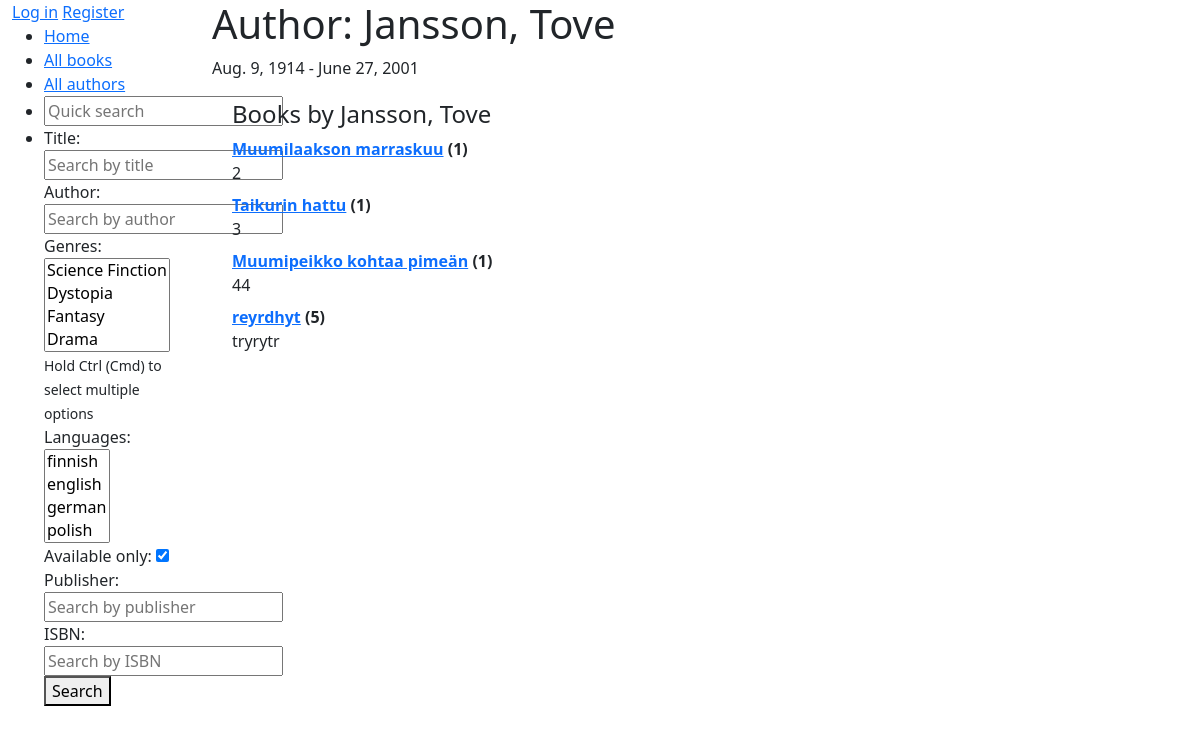
Page /author/1 on the committed database.
### catalog/models.py (models this page shows, shortened)
class Author(models.Model):
    first_name = models.CharField(max_length=50)
    last_name = models.CharField(max_length=50)
    date_of_birth = models.DateField(blank=True, null=True)
    date_of_death = models.DateField(blank=True, null=True)
    def __str__(self):
        return f"{self.last_name}, {self.first_name}"
    class Meta:
        ordering = ["last_name", "first_name"]

class Book(models.Model):
    title = models.CharField(max_length=200)
    author = models.ForeignKey("Author", on_delete=models.RESTRICT, null=True)  # todo: handle > 1 authors
    summary = models.TextField(max_length=1000, help_text="Enter a brief description of the book.")
    isbn = models.CharField("ISBN",
                            max_length=13,
                            unique=True,
                            validators=[
                                RegexValidator(
                                    regex=r"^\d{10}(\d{3})?$",  # Matches ISBN-10 or ISBN-13
                                )
                            ])
    genre = models.ManyToManyField("Genre")  # fix: can select only 1
    language = models.ForeignKey("Language", on_delete=models.SET_NULL, null=True)  # todo: support multiple langs
    def __str__(self):
        return self.title
    def display_genre(self):
        """Display genre in admin"""
        return ", ".join(genre.name for genre in self.genre.all()[:3])
    display_genre.short_description = "Genre"

### catalog/views.py (the view)
# urls.py: path("author/<int:pk>", views.AuthorDetailView.as_view(), name="author-detail"),
class AuthorDetailView(DetailView):
    model = Author

### catalog/templates/catalog/author_detail.html
{% extends "catalog/layout.html" %}
{% block content %}
    <h1>Author: {{ author }}</h1>
    <p>{{author.date_of_birth}} - {% if author.date_of_death %}{{author.date_of_death}}{% endif %}</p>
    <div style="margin-left:20px;margin-top:20px">
        <h4>Books by {{ author }}</h4>
        <dl>
        {% for book in author.book_set.all %}
            <dt><a href="{% url 'book-detail' book.pk %}">{{book}}</a> ({{book.bookinstance_set.all.count}})</dt>
            <dd>{{book.summary}}</dd>
        {% empty %}
            <p>This author has no books.</p>
        {% endfor %}
        </dl>
    </div>
{% endblock content %}

### catalog/templates/catalog/layout.html (shortened to what this page needs)
<!DOCTYPE html>
<html lang="en">
<head>
    <link href="https://cdn.jsdelivr.net/npm/bootstrap@5.3.3/dist/css/bootstrap.min.css"
      rel="stylesheet"
>
</head>
<body>
    <div class="container-fluid">
        <div class="row">
            <div class="col-sm-2">
                {% block sidebar %}
                    {% if user.is_authenticated %}
                        <a href="{% url 'profile' %}">Profile</a>
                        <a href="{% url 'user-borrowed' %}">My books</a>
                        <form method="post" action="{% url 'logout' %}">
                            {% csrf_token %}
                            <button type="submit">Logout</button>
                        </form>
                    {% else %}
                        <a href="{% url 'login' %}">Log in</a>
                        <a href="{% url 'register' %}">Register</a>
                    {% endif %}
                    <ul class="sidebar-nav">
                        <li><a href="{% url 'index' %}">Home</a></li>
                        <li><a href="{% url 'books' %}">All books</a></li>
                        <li><a href="{% url 'authors' %}">All authors</a></li>
                        <li>
                            <form action="{% url 'search' %}">
                                <input type="text" name="q" placeholder="Quick search">
                            </form>
                        </li>
                        <li>
                            <form action="{% url 'advanced-search' %}">
                                <div>
                                    <label for="title">Title:</label>
                                    <input type="text" id="title" name="title" placeholder="Search by title">
                                </div>
                                <div>
                                    <label for="author">Author:</label>
                                    <input type="text" id="author" name="author" placeholder="Search by author">
                                </div>
                                <div>
                                    <label for="genres">Genres:</label>
                                    <select id="genres" name="genres" multiple>
                                        {% for genre in request.sidebar_data.genres %}
                                            <option value="{{ genre.id }}" {% if genre.id in query.genres %}selected{% endif %}>{{ genre.name }}</option>
                                        {% endfor %}
                                    </select>
                                    <small>Hold Ctrl (Cmd) to select multiple options</small>
                                </div>
                                <div>
                                    <label for="languages">Languages:</label>
                                    <select id="languages" name="languages" multiple>
                                        {% for language in request.sidebar_data.languages %}
                                            <option value="{{ language.id }}" {% if language.id in query.languages %}selected{% endif %}>{{ language.name }}</option>
                                        {% endfor %}
                                    </select>
                                </div>
                                <div>
                                    <label for="status">Available only:</label>
                                    <input type="checkbox" id="status" name="status" checked>
                                </div>
                                <div>
                                    <label for="imprint">Publisher:</label>
                                    <input type="text" id="imprint" name="imprint" placeholder="Search by publisher">
                                </div>
                                <div>
                                    <label for="isbn">ISBN:</label>
                                    <input type="text" id="isbn" name="isbn" placeholder="Search by ISBN" maxlength="13" pattern="\d{10}|\d{13}">
                                </div>
                                <button type="submit">Search</button>
                            </form>
                        </li>
                    </ul>
                {% endblock sidebar %}
            </div>
            <div class="col-sm-10">
                {% block content %}{% endblock content %}
            </div>
        </div>
    </div>
</body>
</html>

### rows in the picture
Author: date_of_birth "Aug. 9, 1914", date_of_death "June 27, 2001", last_name+first_name "Jansson, Tove"
Book: title "Muumilaakson marraskuu", bookinstance_set.all.count "1", summary "2"
Book: title "Taikurin hattu", bookinstance_set.all.count "1", summary "3"
Book: title "Muumipeikko kohtaa pimeän", bookinstance_set.all.count "1", summary "44"
Book: title "reyrdhyt", bookinstance_set.all.count "5", summary "tryrytr"
